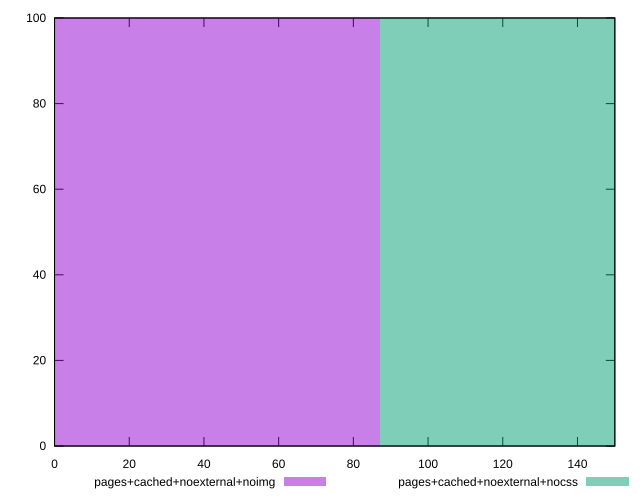

gnuplot code for this plot:
reset

$pagesCachedNoexternalNoimg <<EOF
0 100
EOF

$pagesCachedNoexternalNocss <<EOF
174.50707449766352 100
EOF

set key outside below
set boxwidth 174.50707449766352
set xrange [0:150]
set yrange [0:100]
set trange [0:100]
set style fill transparent solid 0.5 noborder
set terminal svg size 640, 500 enhanced background rgb 'white'
set output "report_00008_2021-01-22T20:58:29.167/unminified-javascript/comparison/histogram/8_vs_9.svg"

plot $pagesCachedNoexternalNoimg title "pages+cached+noexternal+noimg" with boxes, \
     $pagesCachedNoexternalNocss title "pages+cached+noexternal+nocss" with boxes

reset
